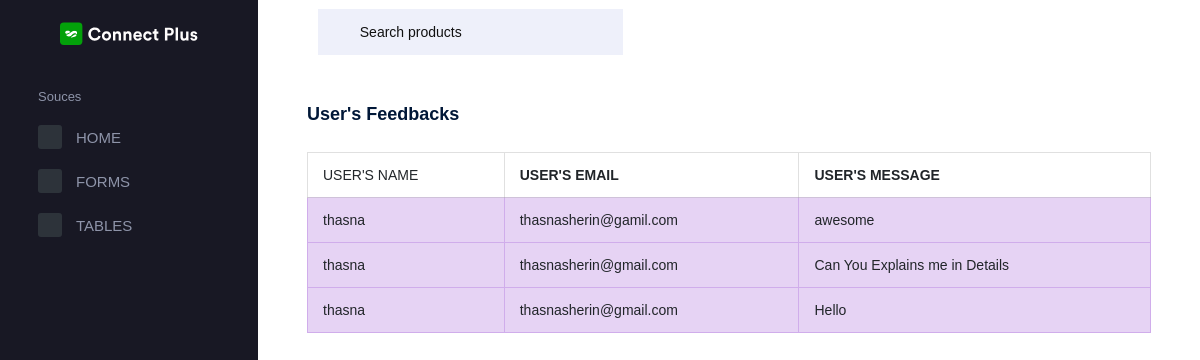
/viewcontact, run on the app's committed database.
### Userapp/models.py (models this page shows)
class Contact(models.Model):
    name=models.CharField(max_length=100)
    email=models.EmailField()
    message=models.TextField()

### Adminapp/views.py (the view)
# urls.py: path('viewcontact',views.viewcontact,name='viewcontact'),
def viewcontact(request):
    data=Contact.objects.all()
    return render(request,'viewcontact.html',{'data':data})

### Adminapp/templates/viewcontact.html (shortened to what this page needs)
{% extends 'adminindex.html' %}
{% block content %}
<div style="margin-right: 40px;" class="col-lg-12 stretch-card">
    <div class="card">
      <div class="card-body">
        <h4 class="card-title">User's Feedbacks</h4>
        <table style="margin-right: 20px;" class="table table-bordered">
          <thead>
            <tr>
              <b><th> USER'S NAME </th></b>
              <th><b> USER'S EMAIL </b></th>
              <th><b> USER'S MESSAGE</b> </th>
            </tr>
          </thead>
          <tbody>
            {% for i in data %}
            <tr class="table-info">
              <td> {{i.name}} </td>
              <td> {{i.email}} </td>
              <td> {{i.message}} </td>
            </tr>
            {% endfor %}
          </tbody>
        </table>
      </div>
    </div>
  </div>
{% endblock %}

### data on the page
Contact: name "thasna", email "thasnasherin@gamil.com", message "awesome"
Contact: name "thasna", email "thasnasherin@gmail.com", message "Can You Explains me in Details"
Contact: name "thasna", email "thasnasherin@gmail.com", message "Hello"
